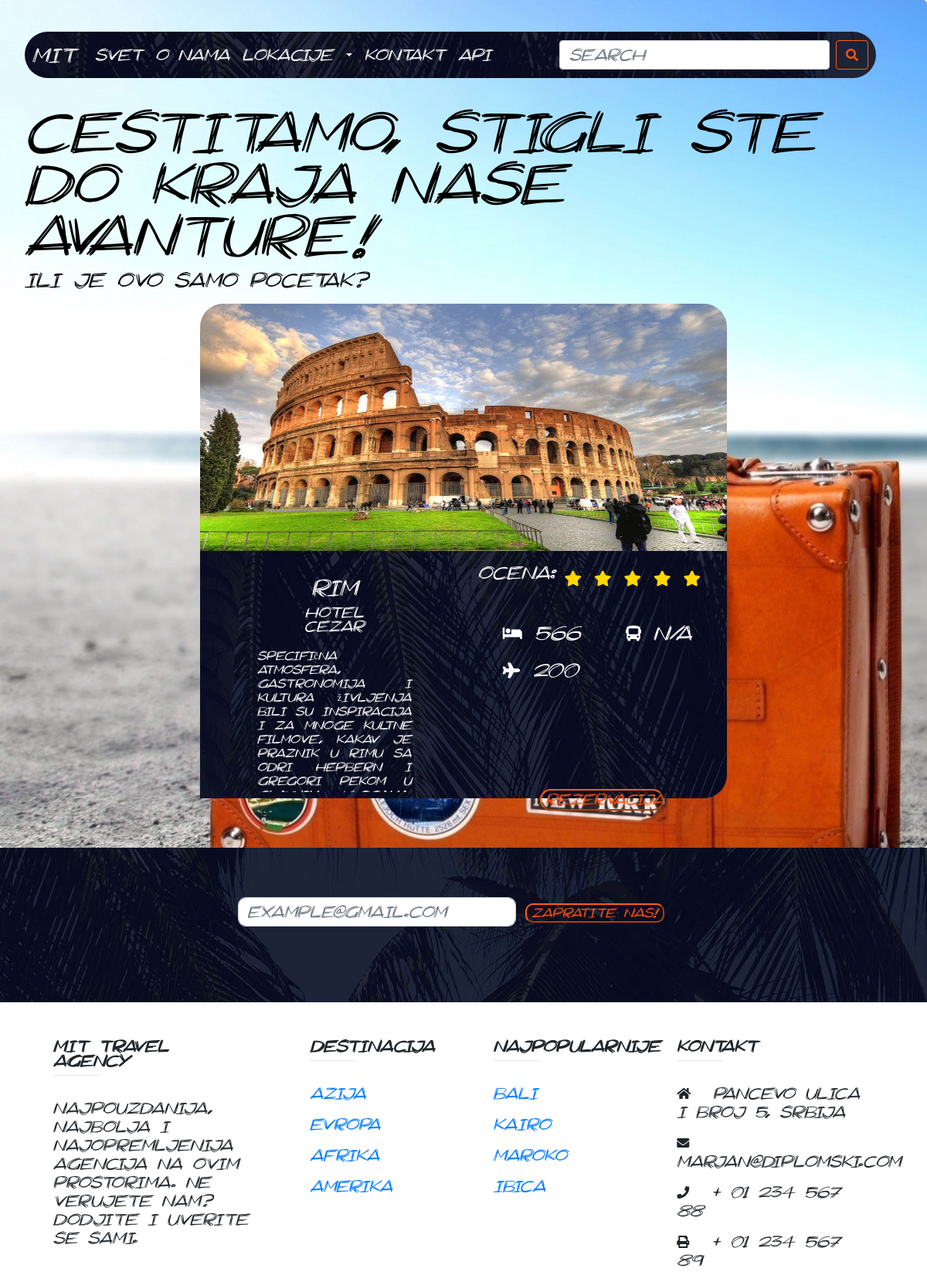
The app's page /destinacija/rim with its own data.
### models.py (models this page shows)
class Destinacija(db.Model):
    __table_args__  = {'extend_existing': True}
    id              = db.Column(db.Integer, primary_key=True)
    naziv           = db.Column(db.String(64), index=True)
    hotel           = db.Column(db.String(64))
    opis            = db.Column(db.String(600), index=True)
    zvezdice        = db.Column(db.Integer, index=True)
    cena_smestaj    = db.Column(db.Integer, unique=False)
    cena_avion      = db.Column(db.Integer, unique=False)
    cena_bus        = db.Column(db.Integer, unique=False)
    last_min        = db.Column(db.Boolean, unique=False)
    id_drzava       = db.Column(db.Integer)
    slika_URL       = db.Column(db.String(255))
    lajkovi         = db.Column(db.Integer)
    omiljeno        = db.Column(db.Integer)
    url             = db.Column(db.String(255))
    aranzmani = db.relationship('Aranzman', passive_deletes=True)

### routes.py (the view)
@app.route('/destinacija/<string:destin>', methods=['GET'])
def destinacija(destin):
    dest = Destinacija.query.filter(Destinacija.naziv==destin).first()
    if dest:
        aranzmani = Aranzman.query.filter(Aranzman.id_destinacija==dest.id).all()
        print(aranzmani)
        return render_template('destinacija.html', dest=dest, aranzmani = aranzmani)
    return render_template('404.html')

### templates/destinacija.html (shortened to what this page needs)
<!doctype html>
  <html lang="en">
      <head>
    <link rel="stylesheet" href="https://use.fontawesome.com/releases/v5.2.0/css/all.css">
        <link rel="stylesheet" href="https://stackpath.bootstrapcdn.com/bootstrap/4.1.3/css/bootstrap.min.css">
        <link rel="stylesheet" href={{ url_for('static', filename='css/style.css') }} type="text/css"/>
        <link rel="stylesheet" href={{ url_for('static', filename='css/destinacija.css') }} type="text/css"/>
      </head>
    <body onload="destinacija()">
        <div class="jumbotron">
          {% include 'navbar.html' %}
          <h1 class="display-4">Cestitamo, stigli ste do kraja nase avanture! </h1>
          <p class="lead">Ili je ovo samo pocetak?</p>
                <div class="main_div">
                  <div class="top_div">
                    <img src={{ dest.slika_URL }} alt="" id="slika">
                  </div>
                  <div class="bot_div">
                    <div class="naslov">
                      <h2>{{ dest.naziv }}</h2>
                      <h3>{{ dest.hotel }}</h3>
                      <p class="opis_ponude">
                        {{ dest.opis }}
                      </p>
                    </div>
                    <div class="info">
                      <div class="row2">
                        <p id="ocena">Ocena: </p>
                        <div class="stars">
                          {% for i in range(dest.zvezdice) %}
                            <i class="fas fa-star"></i>
                          {% endfor %}
                        </div>
                      </div>
                      <div class="row2">
                      <p class="cene">
                        <i class="fas fa-bed"></i>
                              {% if dest.cena_smestaj %}
                                {{dest.cena_smestaj}}
                              {% else %}
                                N/A
                              {% endif %}
                      </p>
                      <p class="cene">
                        <i class="fas fa-bus"></i>
                            {% if dest.cena_bus %}
                              {{dest.cena_bus}}
                            {% else %}
                              N/A
                            {% endif %}
                      </p>
                      <p class="cene">
                        <i class="fas fa-plane"></i>
                            {% if dest.cena_avion %}
                              {{dest.cena_avion}}
                            {% else %}
                              N/A
                            {% endif %}
                      </p>
                      </div>
                      <div class="row2 termini">
                      </div>
                      <div class="row2">
                        <input type="button" id="rezervisi" name="btn" value="Rezervacija">
                      </div>
                    </div>
                 </div>
              </div>
          </div>
      {% include 'subscribe_futer.html'%}
      </body>
    </html>

### static/css/style.css (style rules this page uses)
* { font-family: Scratchy; }
html,body { overflow-x:hidden; }
body { height: 100%; width: auto; background-size: cover; background-repeat: no-repeat; background-position: center bottom; }
h2,h4 { margin: 2vw auto; text-align: center; }
.jumbotron { background-color: transparent; height: auto; color:white; margin: 0px; padding-top:5px; width: auto; height: 100vh; }

### static/css/destinacija.css (style rules this page uses)
.jumbotron { background-image: url('../imgs/dest.jpg'); background-size: cover; height: auto; color: black; }
.main_div { position: relative; }
.main_div > * { width: 60%; margin:auto; height: 40vh; }
#slika { width:100%; margin: auto; display: block; height: 100%; border-radius: 30px 30px 0px 0px; }
.naslov { text-align: center; width: 49.5%; padding:25px; font-size: 25px; position: absolute; left: 5px; top:5px; bottom:5px; }
.bot_div { position: relative; background-image:url('../imgs/find.jpg'); color: white; height: 40vh; border-radius: 0px 0px 30px 0px; }
h2,h3 { width: 40%; margin:auto; padding: 5px; }
h2 { font-size: 22px!important; }
h3 { font-size: 15px!important; }
.opis_ponude { width: 80%; height: 25vh; overflow-y:scroll; margin:auto; text-align: justify; padding:15px; font-size: 12px; }
.info { position: absolute; right: 0px; top:0px; bottom:5px; width: 49.5%; height: 100%; }
.row2 { position: relative; width: 95%; min-height: 15%; margin: 15px; font-size: 2em; text-align: left; border-radius: 10px; }
.cene { font-size: 20px; padding: 10px; margin-left: 7%; display: inline; border-radius: 10px; transition: all 0.3s ease; }
#rezervisi { width:50%; height: 100%; margin: auto; display: block; margin-top: 10px; border-radius: 20px; font-size: 15px; transition: 0.2s all ease; border-color: #ff5e13; color: #ff5313; background-color: transparent; }
.stars { position: absolute; right: 10%; top:5px; display: inline-block; color: gold; font-size: 20px; }
.termini { height: 13vh; overflow-y: scroll; }
#ocena { font-size: 18px; }

### records on screen
Destinacija: slika_URL (picture), naziv "rim", hotel "hotel Cezar", opis "Specifična atmosfera, gastronomija i kultura življenja bili su inspiracija i za mnoge kultne filmove, kakav je Praznik u Rimu sa Odri Hepbern i Gregori Pekom u…", zvezdice 5 (drawn), cena_smestaj "566", cena_avion "200"
